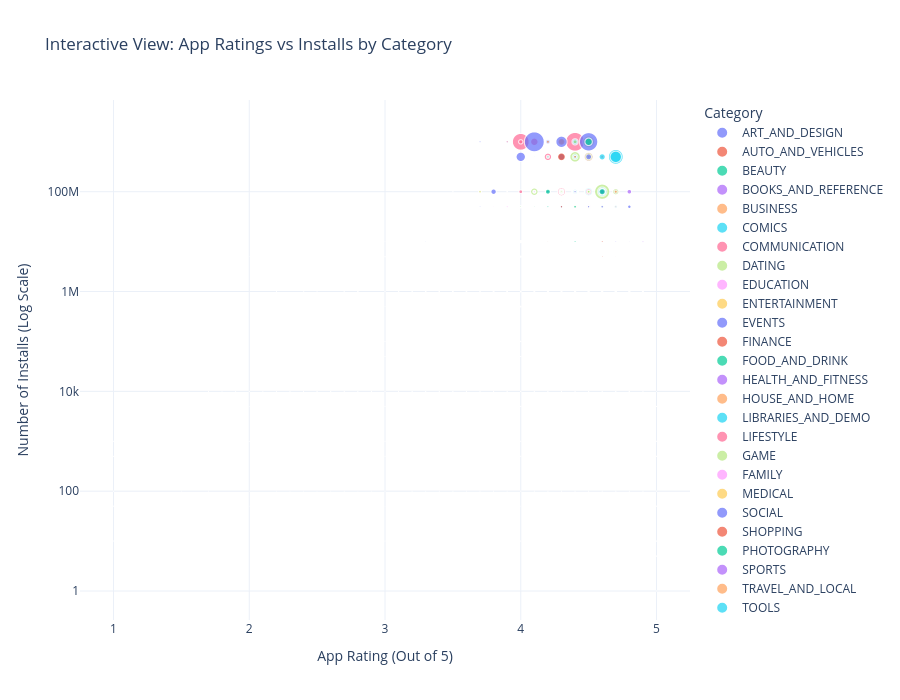

The notebook cell saved with this chart:
### Code cell
# Interactive Scatter Plot: Installs vs. Rating vs. Category
fig = px.scatter(
    apps_df.dropna(subset=['Rating', 'Installs']),
    x="Rating",
    y="Installs",
    color="Category",
    size="Reviews",
    hover_name="App",
    log_y=True,
    title="Interactive View: App Ratings vs Installs by Category",
    labels={"Rating": "App Rating (Out of 5)", "Installs": "Number of Installs (Log Scale)"},
    template="plotly_white"
)

fig.update_layout(height=700)
fig.show()
